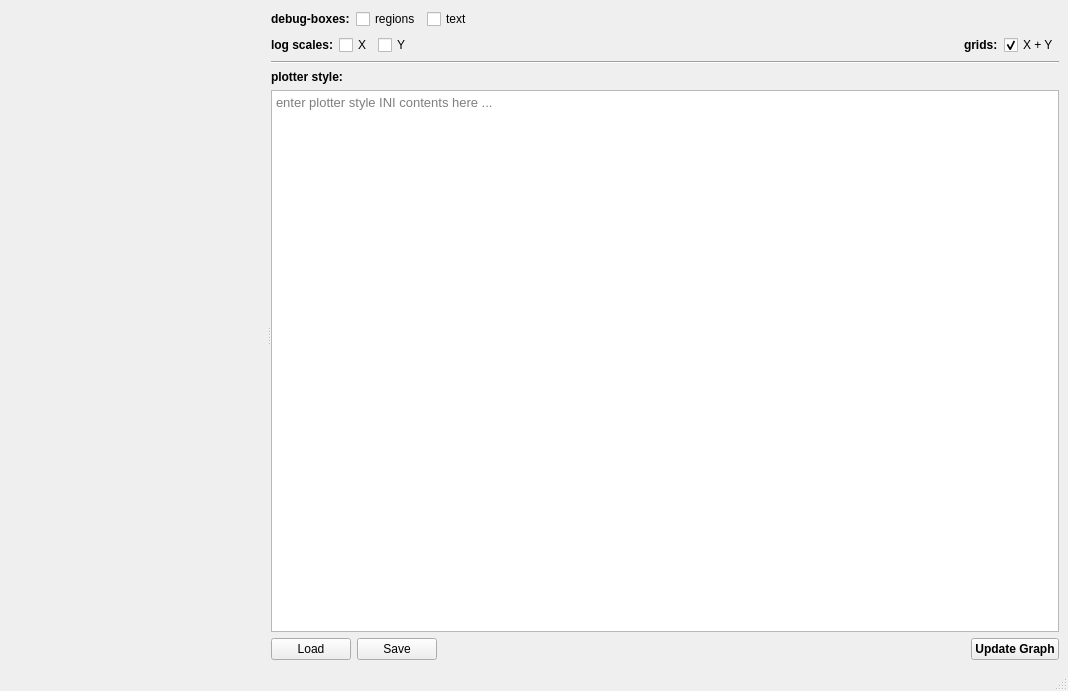
<?xml version="1.0" encoding="UTF-8"?>
<ui version="4.0">
 <class>TestStyling</class>
 <widget class="QMainWindow" name="TestStyling">
  <property name="geometry">
   <rect>
    <x>0</x>
    <y>0</y>
    <width>1068</width>
    <height>691</height>
   </rect>
  </property>
  <property name="windowTitle">
   <string>1: Tutorial/TestApp: JKQTPlotter Styling</string>
  </property>
  <widget class="QWidget" name="centralwidget">
   <layout class="QVBoxLayout" name="verticalLayout_2">
    <item>
     <widget class="QSplitter" name="splitter">
      <property name="orientation">
       <enum>Qt::Horizontal</enum>
      </property>
      <widget class="JKQTPlotter" name="plot" native="true"/>
      <widget class="QWidget" name="layoutWidget">
       <layout class="QVBoxLayout" name="verticalLayout">
        <item>
         <layout class="QHBoxLayout" name="horizontalLayout_3">
          <item>
           <widget class="QLabel" name="label_4">
            <property name="font">
             <font>
              <bold>true</bold>
             </font>
            </property>
            <property name="text">
             <string>debug-boxes:</string>
            </property>
           </widget>
          </item>
          <item>
           <widget class="QCheckBox" name="chkDebugBoxes">
            <property name="text">
             <string>regions</string>
            </property>
           </widget>
          </item>
          <item>
           <widget class="QCheckBox" name="chkDebugTextBoxes">
            <property name="text">
             <string>text</string>
            </property>
           </widget>
          </item>
          <item>
           <spacer name="horizontalSpacer_3">
            <property name="orientation">
             <enum>Qt::Horizontal</enum>
            </property>
            <property name="sizeHint" stdset="0">
             <size>
              <width>40</width>
              <height>20</height>
             </size>
            </property>
           </spacer>
          </item>
         </layout>
        </item>
        <item>
         <layout class="QHBoxLayout" name="horizontalLayout">
          <item>
           <widget class="QLabel" name="label">
            <property name="font">
             <font>
              <bold>true</bold>
             </font>
            </property>
            <property name="text">
             <string>log scales:</string>
            </property>
           </widget>
          </item>
          <item>
           <widget class="QCheckBox" name="chkLogX">
            <property name="text">
             <string>X</string>
            </property>
           </widget>
          </item>
          <item>
           <widget class="QCheckBox" name="chkLogY">
            <property name="text">
             <string>Y</string>
            </property>
           </widget>
          </item>
          <item>
           <spacer name="horizontalSpacer_2">
            <property name="orientation">
             <enum>Qt::Horizontal</enum>
            </property>
            <property name="sizeHint" stdset="0">
             <size>
              <width>40</width>
              <height>20</height>
             </size>
            </property>
           </spacer>
          </item>
          <item>
           <widget class="QLabel" name="label_2">
            <property name="font">
             <font>
              <bold>true</bold>
             </font>
            </property>
            <property name="text">
             <string>grids:</string>
            </property>
           </widget>
          </item>
          <item>
           <widget class="QCheckBox" name="chkGrid">
            <property name="text">
             <string>X + Y</string>
            </property>
            <property name="checked">
             <bool>true</bool>
            </property>
           </widget>
          </item>
         </layout>
        </item>
        <item>
         <widget class="Line" name="line">
          <property name="orientation">
           <enum>Qt::Horizontal</enum>
          </property>
         </widget>
        </item>
        <item>
         <layout class="QGridLayout" name="gridLayout">
          <item row="2" column="2">
           <spacer name="horizontalSpacer">
            <property name="orientation">
             <enum>Qt::Horizontal</enum>
            </property>
            <property name="sizeHint" stdset="0">
             <size>
              <width>40</width>
              <height>20</height>
             </size>
            </property>
           </spacer>
          </item>
          <item row="2" column="0">
           <widget class="QPushButton" name="btnLoad">
            <property name="text">
             <string>Load</string>
            </property>
           </widget>
          </item>
          <item row="2" column="3">
           <widget class="QPushButton" name="btnUpdate">
            <property name="font">
             <font>
              <bold>true</bold>
             </font>
            </property>
            <property name="text">
             <string>Update Graph</string>
            </property>
           </widget>
          </item>
          <item row="2" column="1">
           <widget class="QPushButton" name="btnSave">
            <property name="text">
             <string>Save</string>
            </property>
           </widget>
          </item>
          <item row="1" column="0" colspan="4">
           <widget class="JKQTPStylePlainTextEdit" name="plainTextEdit">
            <property name="font">
             <font>
              <pointsize>10</pointsize>
             </font>
            </property>
            <property name="lineWrapMode">
             <enum>QPlainTextEdit::NoWrap</enum>
            </property>
            <property name="placeholderText">
             <string>enter plotter style INI contents here ...</string>
            </property>
           </widget>
          </item>
          <item row="0" column="0" colspan="4">
           <widget class="QLabel" name="label_3">
            <property name="font">
             <font>
              <bold>true</bold>
             </font>
            </property>
            <property name="text">
             <string>plotter style:</string>
            </property>
           </widget>
          </item>
         </layout>
        </item>
       </layout>
      </widget>
     </widget>
    </item>
   </layout>
  </widget>
  <widget class="QMenuBar" name="menubar">
   <property name="geometry">
    <rect>
     <x>0</x>
     <y>0</y>
     <width>1068</width>
     <height>17</height>
    </rect>
   </property>
  </widget>
  <widget class="QStatusBar" name="statusbar"/>
 </widget>
 <customwidgets>
  <customwidget>
   <class>JKQTPlotter</class>
   <extends>QWidget</extends>
   <header>jkqtplotter/jkqtplotter.h</header>
   <container>1</container>
  </customwidget>
  <customwidget>
   <class>JKQTPStylePlainTextEdit</class>
   <extends>QPlainTextEdit</extends>
   <header>jkqtpstyleplaintextedit.h</header>
  </customwidget>
 </customwidgets>
 <resources/>
 <connections/>
</ui>
